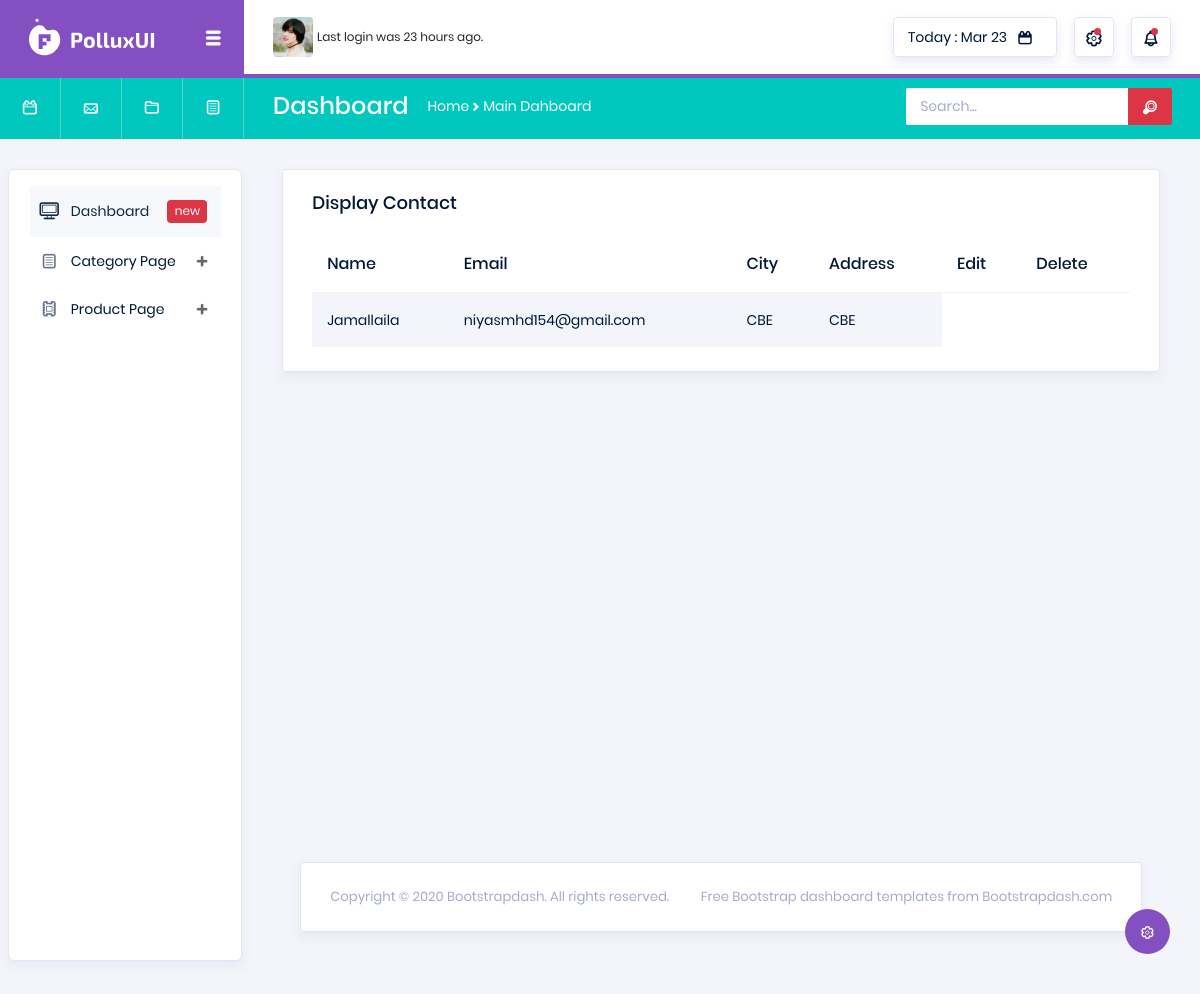
/SampleApp/contact_display/, run on the app's committed database.
### FrontEnd/models.py (models this page shows)
class contactusdb(models.Model):
    C_Name = models.CharField(max_length=20,null=True,blank=True)
    C_Email = models.EmailField(max_length=20,null=True,blank=True)
    C_City = models.CharField(max_length=20,null=True,blank=True)
    C_Address = models.CharField(max_length=100,null=True,blank=True)

### SampleApp/views.py (the view)
# urls.py: path('contact_display/',views.contact_display,name="contact_display"),
def contact_display(request):
    data = contactusdb.objects.all()
    return render(request,"Display_Contact.html",{'data':data})

### SampleApp/templates/Display_Contact.html (shortened to what this page needs)
<!DOCTYPE html>
{% extends 'Index.html' %}
{% block content %}
<html lang="en">
<head>
</head>
<body>
  <div class="col-lg-12 grid-margin stretch-card">
              <div class="card">
                <div class="card-body">
                  <h4 class="card-title">Display Contact</h4>
                  <div class="table-responsive">
                    <table class="table table-striped">
                      <thead>
                        <tr>
                          <th>Name</th>
                          <th>Email</th>
                          <th>City</th>
                          <th>Address</th>
                          <th>Edit</th>
                          <th>Delete</th>
                        </tr>
                      </thead>
                      {% for i in data %}
                      <tbody>
                        <tr>
                          <td>{{i.C_Name}}</td>
                          <td>{{i.C_Email}}</td>
                          <td>{{i.C_Address}}</td>
                          <td>{{i.C_Address}}</td>
                      </tr>
                      </tbody>
                      {% endfor %}
                    </table>
                  </div>
                </div>
              </div>
            </div>
</body>
</html>
{% endblock %}

### data on the page
contactusdb: C_Name "Jamallaila", C_Email "niyasmhd154@gmail.com", C_Address "CBE"
